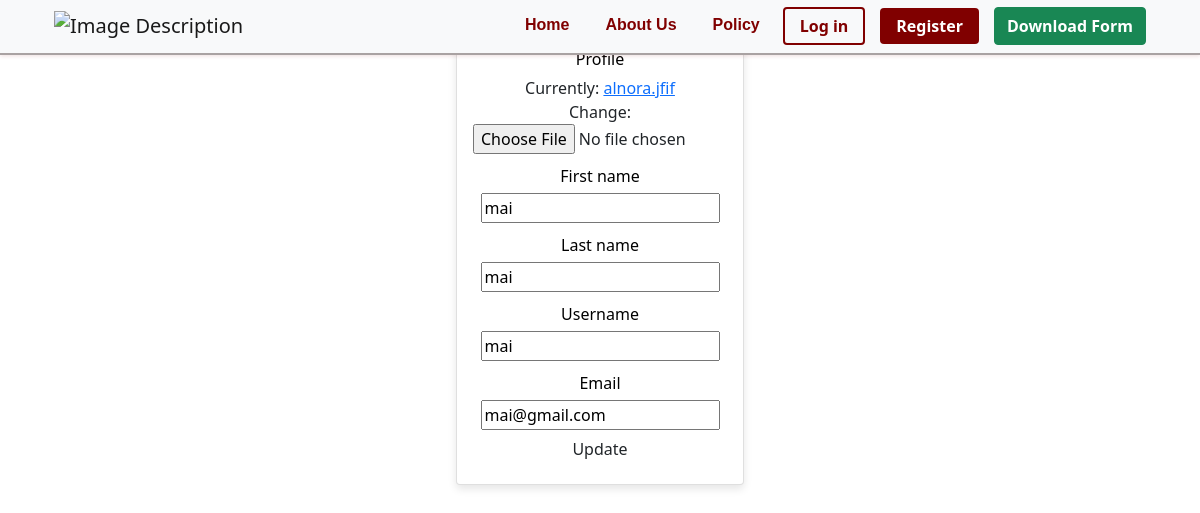
/AdminEditCoor/12, run on the app's committed database.
### core/models.py (models this page shows)
class User (AbstractUser):
    is_coordinator=models.BooleanField(default=False)
    is_student=models.BooleanField(default=False)
    is_authenticated = models.BooleanField(default=False)
    is_activated = models.BooleanField(default=False)
    first_name = models.CharField(max_length=50, null=True)
    last_name = models.CharField(max_length=50, null=True)
    email = models.EmailField(max_length=50, null=True)
    profile = models.ImageField(null=True, default="profile-default.svg")
    id_number = models.CharField(max_length=50, null=True)
    college=models.ForeignKey('College',on_delete=models.SET_NULL, null=True)
    department=models.ForeignKey('Department',on_delete=models.SET_NULL, null=True)

### core/AdminCoorView.py (the view)
# urls.py: path('AdminEditCoor/<str:pk>', AdminCoorView.editCoordinator, name='AdminEditCoor'),
def editCoordinator(request, pk):
    user = User.objects.get(id=pk)
    form = UserForm(instance=user)
    if request.method == 'POST':
        form = UserForm(request.POST, instance=user)
        if form.is_valid():
            form.save()
            return redirect('AdminHome')
    context={ 'form': form}
    return render(request,'AdminCoor/editCoor.html',context)

### core/forms.py
class UserForm(ModelForm):
    password = None
    class Meta:
        model = User
        fields = ['profile','first_name','last_name', 'username', 'email']
        widgets = {
            'first_name': forms.TextInput(attrs={'placeholder': 'Enter first name'}),
            'last_name': forms.TextInput(attrs={'placeholder': 'Enter last name'}),
            'email': forms.TextInput(attrs={'placeholder': 'Enter email'}),
        }

### core/templates/AdminCoor/editCoor.html (shortened to what this page needs)
{% extends "master.html" %}
{% block content %}
   <center>
      <div class="card" style="width: 18rem;">
            <div class="card-body">
            <form  class="form" method="POST" action=" " >
               {% for field in form %}
               <div class="form__group">
                  <label>{{field.label}}</label>
                  {{field}}
               </div>
               {% endfor%}
              <div>
               <button class="btn btn--main" type="submit">Update</button>
              </div>
             </form>
         </div>
      </div>
   </center>
{% endblock%}

### static_files/css/styles.css (style rules this page uses)
.card { border-radius: 8px; box-shadow: 0 4px 8px rgba(0, 0, 0, 0.1); }
body { background-color: #f8f9fa; }
.card { margin-top: 20px; border-radius: 10px; }
.btn { font-size: 16px; font-weight: bold; }

### MAIN/templates/master.html (style rules this page uses)
label { color: black; display: block; margin: 10px 0 5px; }

### data on the page
User: form "mai" "mai" "mai" "mai@gmail.com"

### other printed values
{{ field.label }} "Profile" "First name" "Last name" "Username" "Email"
